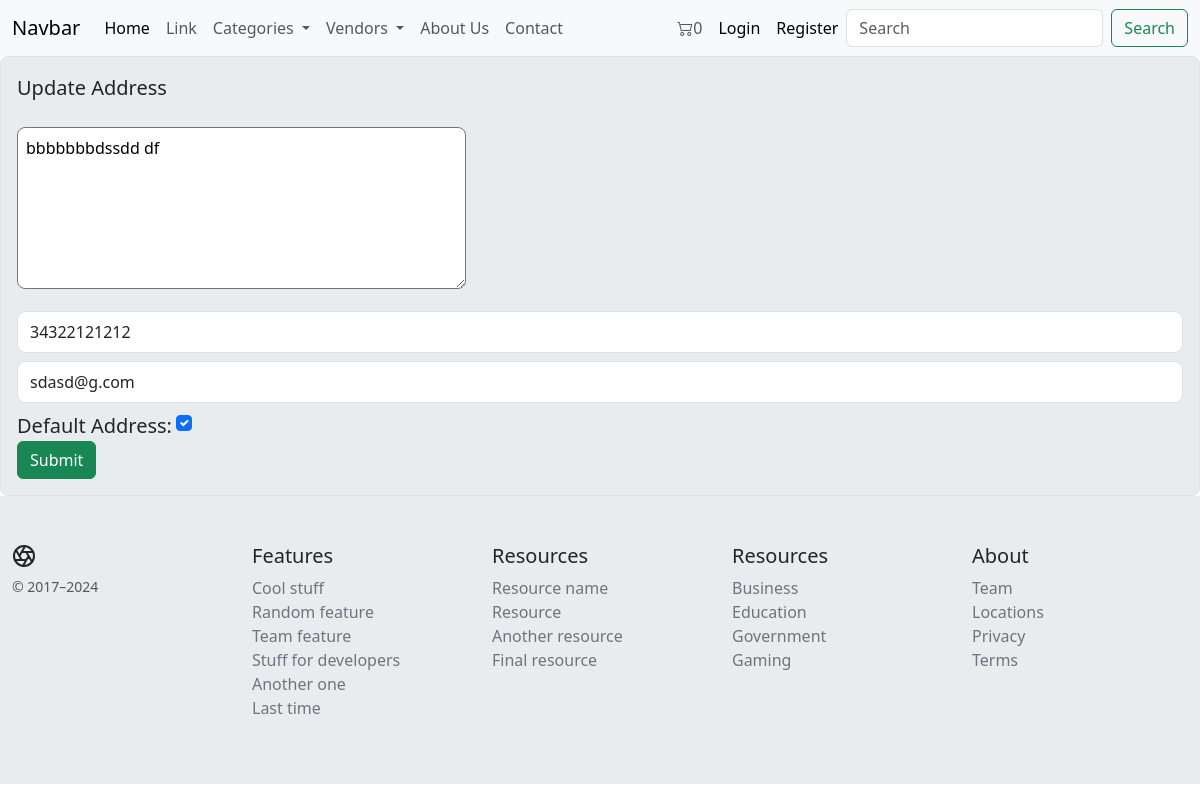
/dashboard-address-update/42/, run on the app's committed database.
### core/models.py (models this page shows, shortened)
class Address(models.Model):
    user = models.ForeignKey(
        customUser, on_delete=models.CASCADE)
    address = models.TextField()
    default_address = models.BooleanField(default=True)
    contact = models.CharField(max_length=20)
    email = models.EmailField()

### core/views.py (the view, shortened to what this page needs)
def dashboard_update_address(request, id):
    address = get_object_or_404(Address, id=id)
    form = Address_Form(instance=address)
    context = {
        'address': address,
        'form': form
    }
    return render(request, 'core/dashboard_address_update.html', context)

### core/forms.py
class Address_Form(forms.ModelForm):
    class Meta:
        model = Address
        fields = ['address', 'contact', 'email', 'default_address']
    address = forms.CharField(widget=forms.Textarea(attrs={
        'placeholder': 'Address',
        'class': 'form-area my-2 p-2 rounded rounded-3',
        'cols': 45,
        'rows': 6
    }))
    contact = forms.CharField(widget=forms.TextInput(attrs={
        'placeholder': 'Contact No:',
        'class': 'form-control my-2 py-2 rounded rounded-3'
    }))
    email = forms.CharField(widget=forms.EmailInput(attrs={
        'placeholder': 'e-Mail',
        'class': 'form-control my-2 py-2 rounded rounded-3'
    }))
    default_address = forms.BooleanField(widget=forms.CheckboxInput(attrs={
        'class': 'form-check-input',
    }), required=False)

### core/context_processors.py (called while the page is built)
def context_fn(request):
    categories = Category.objects.all()
    vendors = Vendor.objects.all()
    if "cart_data_object" in request.session:
        cart_items_count = len(request.session['cart_data_object'])
    else:
        cart_items_count = 0
    context = {
        'categories_context': categories,
        'vendors_context': vendors,
        'cart_items_count_context': cart_items_count,
    }
    return context

### core/models.py (called while the page is built)
    def __str__(self):
        return self.title

    def __str__(self):
        return self.title

### templates/core/dashboard_address_update.html (shortened to what this page needs)
{% extends 'core/base.html' %} {% load static %} {% block content %}
<div class="border rounded rounded-3 p-3 bg-body-secondary">
    <p class="lead">Update Address</p>
    <form method="post">
        {{form.address}}
        {{form.contact}}
        {{form.email}}
        <span class="lead">Default Address:</span> {{form.default_address}}
        <br>
        <input type="submit" class="btn btn-block btn-success" name="" id="">
    </form>
</div>
{%endblock%}

### static/css/styles.css (style rules this page uses)
html { scroll-behavior: smooth; }

### data on the page
Address: address "bbbbbbbdssdd df", contact "34322121212", email "sdasd@g.com", default_address "☑"

### other printed values
{{ cart_items_count_context }} "0"
